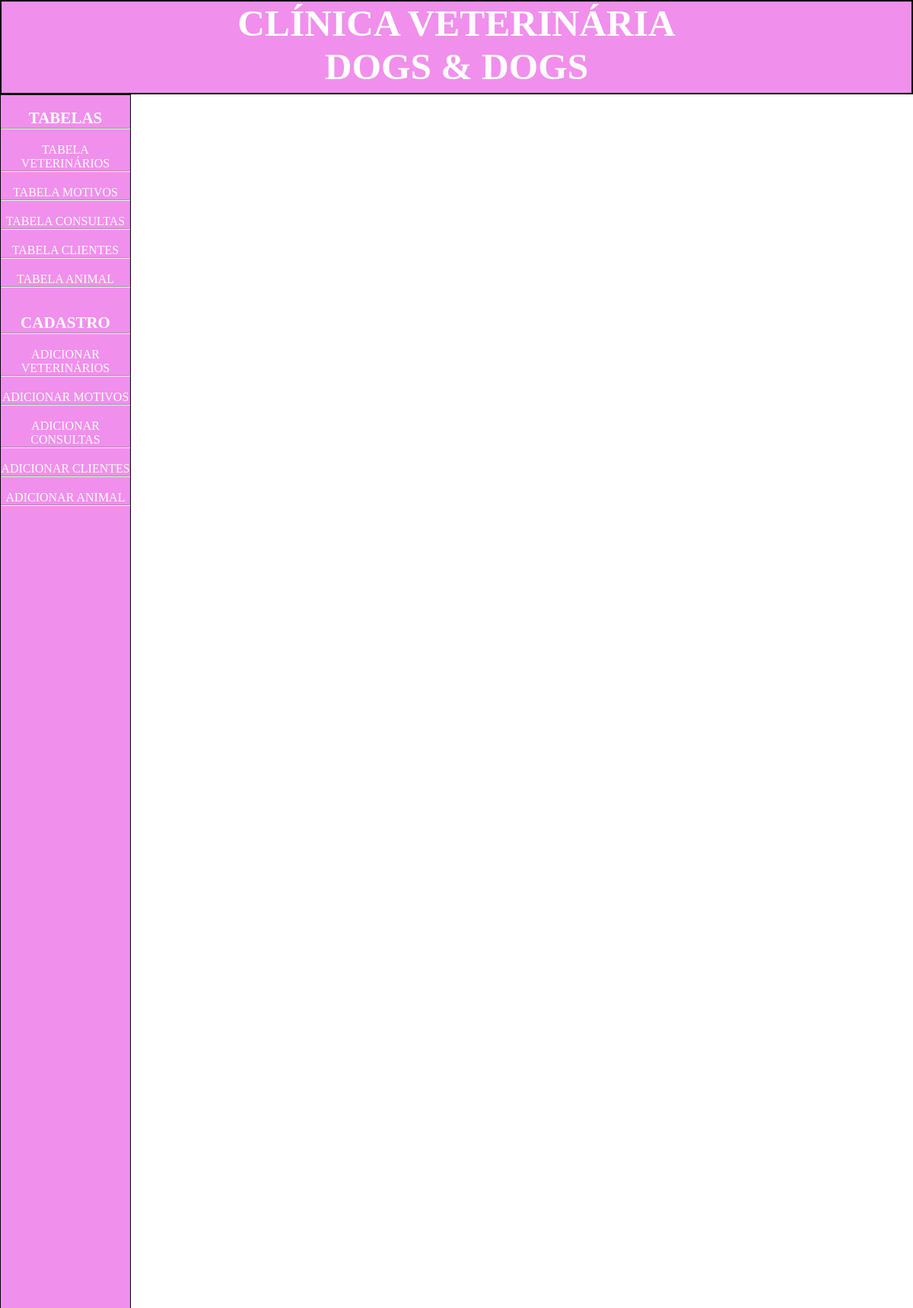
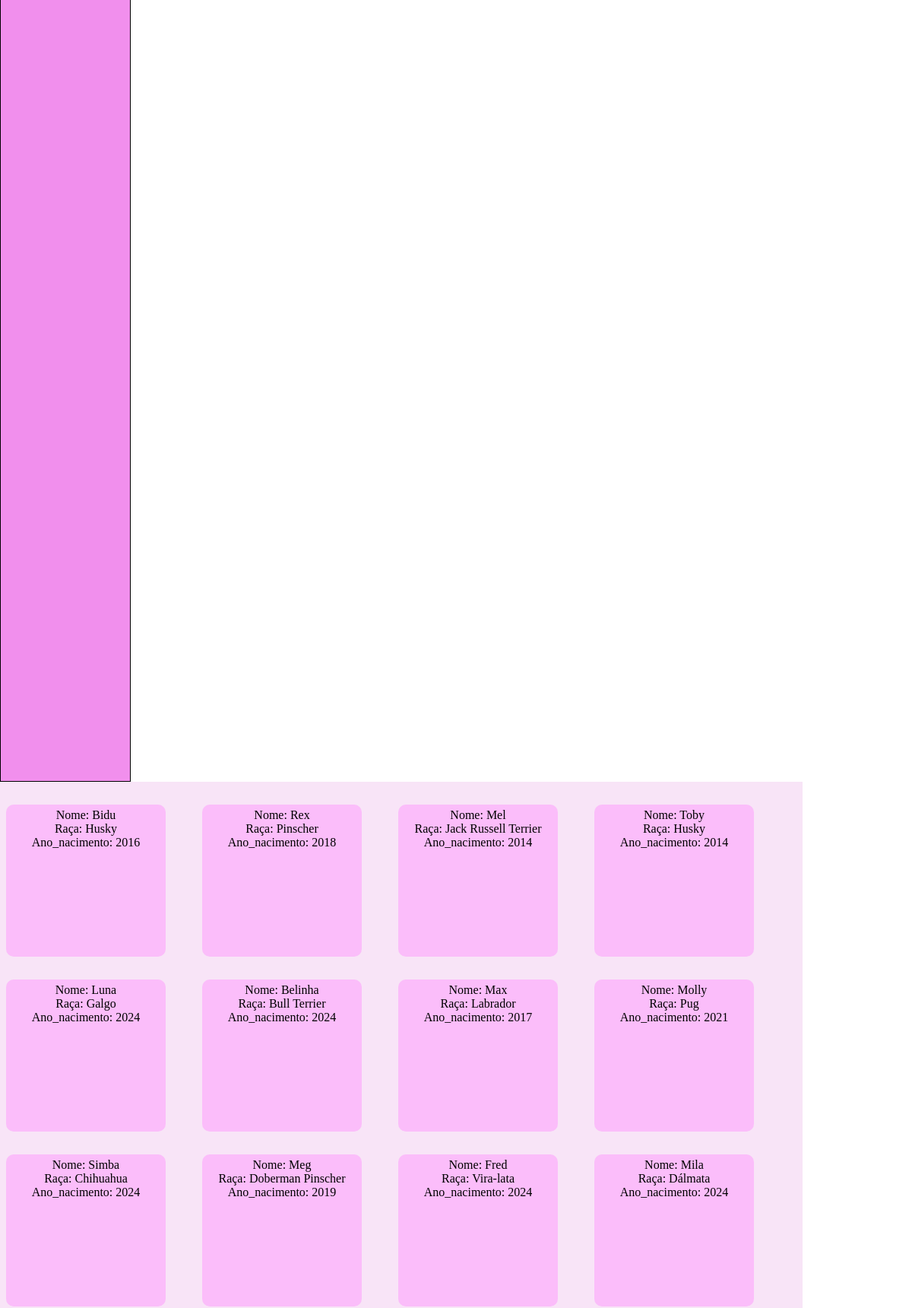
Page /animais (upper part) on the committed database (2 pictures, top to bottom).
### models.py (models this page shows, shortened)
class Animal(Base):
    __tablename__ = 'TAB_ANIMAL'
    id_animal = Column(Integer, primary_key=True)
    nome_animal = Column(String(30), nullable=False, index=True)
    raca2 = Column(String(30), nullable=False, index=True)
    anoNasci2 = Column(Integer, nullable=False, index=True)
    idCliente2 = Column(Integer, ForeignKey('TAB_CLIENTE.id_cliente'))
    cliente = relationship('Cliente')
    def serialize_animal(self):
        dados_animal = {
            "id_animal": self.id_animal,
            "nome_animal": self.nome_animal,
            "raca2": self.raca2,
            "anoNasci2": self.anoNasci2,
            "idCliente2": self.idCliente2,
        }
        return dados_animal

### app.py (the view)
@app.route('/animais', methods=['GET', 'POST'])
def animais():
    sql_animais = select(Animal)
    resultado_animais = db_session.execute(sql_animais).scalars()
    lista_animais = []
    for n in resultado_animais:
        lista_animais.append(n.serialize_animal())
        print(lista_animais[-1])
    return render_template("lista_animais.html",
                           lista_animais=lista_animais)

### templates/lista_animais.html
{% extends 'base.html' %}
{% block conteudo%}
    {% for item in lista_animais %}
        <div class="card_itens">
        Nome: {{item.nome_animal}}<br>
        Raça: {{item.raca2}}<br>
        Ano_nacimento: {{item.anoNasci2}}<br>
            </div>
    {% endfor%}
{% endblock conteudo%}

### static/template.css (style rules this page uses)
* { margin: 0; padding: 0; }
.card_itens { background-color: #fbbdfa; text-align: center; display: inline-block; height: 190px; width: 200px; border-radius: 10px; margin-top: 30px; margin-right: 40px; font-size: 16px; float: left; margin-left: 8px; padding: 5px; }

### rows in the picture
Animal: nome_animal "Bidu", raca2 "Husky", anoNasci2 "2016"
Animal: nome_animal "Rex", raca2 "Pinscher", anoNasci2 "2018"
Animal: nome_animal "Mel", raca2 "Jack Russell Terrier", anoNasci2 "2014"
Animal: nome_animal "Toby", raca2 "Husky", anoNasci2 "2014"
Animal: nome_animal "Luna", raca2 "Galgo", anoNasci2 "2024"
Animal: nome_animal "Belinha", raca2 "Bull Terrier", anoNasci2 "2024"
Animal: nome_animal "Max", raca2 "Labrador", anoNasci2 "2017"
Animal: nome_animal "Molly", raca2 "Pug", anoNasci2 "2021"
Animal: nome_animal "Simba", raca2 "Chihuahua", anoNasci2 "2024"
Animal: nome_animal "Meg", raca2 "Doberman Pinscher", anoNasci2 "2019"
Animal: nome_animal "Fred", raca2 "Vira-lata", anoNasci2 "2024"
Animal: nome_animal "Mila", raca2 "Dálmata", anoNasci2 "2024"
